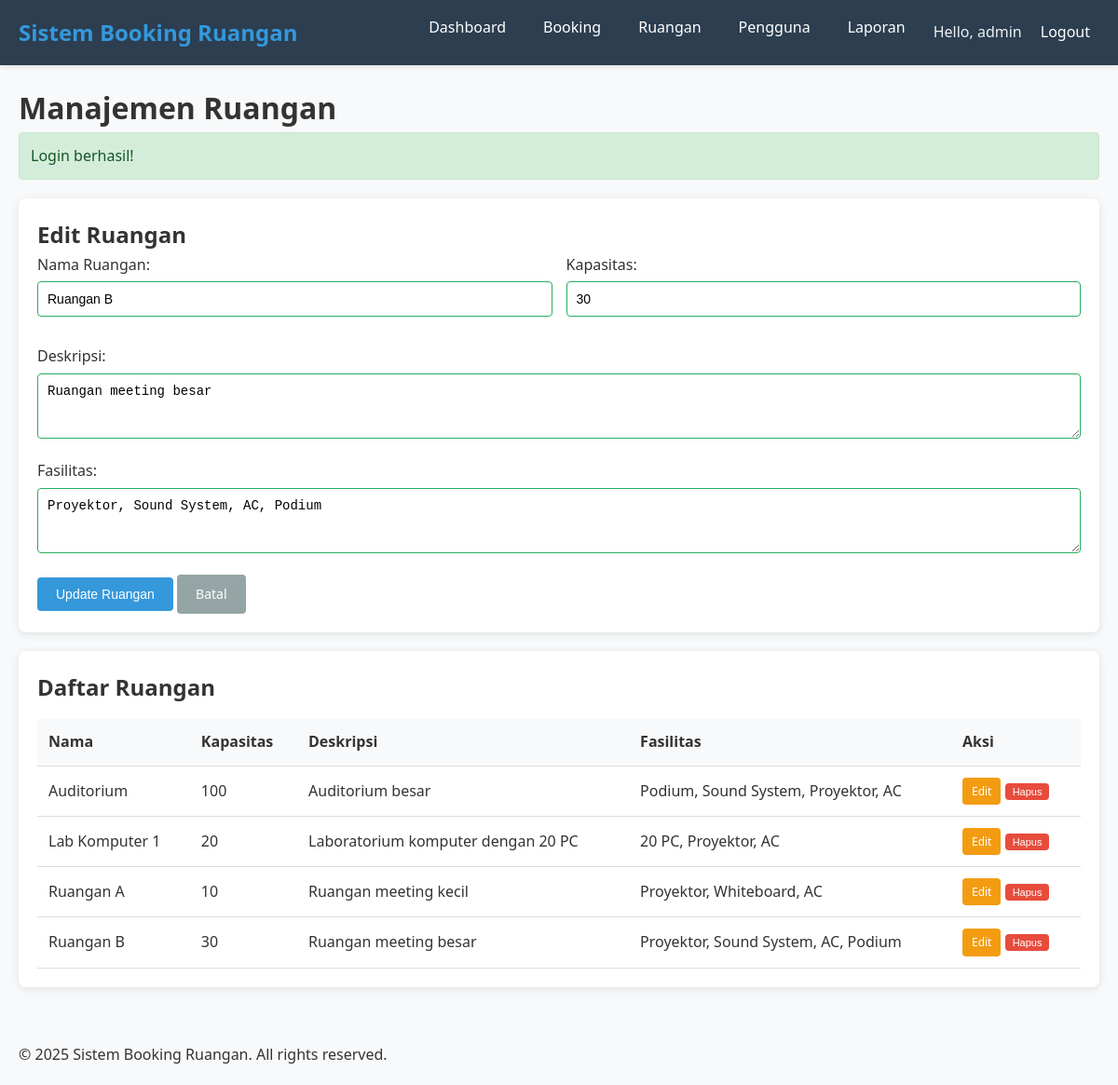
/rooms.php?action=edit&id=2 (signed in), run on the app's committed database.
### tables this page shows
CREATE TABLE rooms (
    id INT AUTO_INCREMENT PRIMARY KEY,
    name VARCHAR(100) NOT NULL,
    description TEXT,
    capacity INT NOT NULL,
    facilities TEXT,
    created_at TIMESTAMP DEFAULT CURRENT_TIMESTAMP,
    updated_at TIMESTAMP DEFAULT CURRENT_TIMESTAMP ON UPDATE CURRENT_TIMESTAMP
);

### models/Room.php (called while the page is built, shortened)
<?php
class Room {
    private $conn;
    private $table_name = "rooms";
    public $id;
    public function __construct($db) {
        $this->conn = $db;
    }
    public function read() {
        $query = "SELECT * FROM " . $this->table_name . " ORDER BY name";
        $stmt = $this->conn->prepare($query);
        $stmt->execute();
        return $stmt;
    }
    public function getById() {
        $query = "SELECT * FROM " . $this->table_name . " WHERE id = ? LIMIT 0,1";
        $stmt = $this->conn->prepare($query);
        $stmt->bindParam(1, $this->id);
        $stmt->execute();
        $row = $stmt->fetch(PDO::FETCH_ASSOC);
        if ($row) {
            $this->id = $row['id'];
            $this->name = $row['name'];
            $this->description = $row['description'];
            $this->capacity = $row['capacity'];
            $this->facilities = $row['facilities'];
            return true;
        }
        return false;
    }
}
?>

### includes/functions.php (called while the page is built, shortened)
<?php
function e($string) {
    return htmlspecialchars($string, ENT_QUOTES, 'UTF-8');
}
?>

### rooms.php (the view, shortened to what this page needs)
<?php
include_once 'includes/functions.php';
include_once 'models/Room.php';
$database = new Database();
$db = $database->getConnection();
$room = new Room($db);
$action = isset($_GET['action']) ? $_GET['action'] : '';
$id = isset($_GET['id']) ? $_GET['id'] : '';
$edit_room = null;
if ($action == 'edit' && $id) {
    $room->id = $id;
    if ($room->getById()) {
        $edit_room = [
            'id' => $room->id,
            'name' => $room->name,
            'description' => $room->description,
            'capacity' => $room->capacity,
            'facilities' => $room->facilities
        ];
    } else {
        $_SESSION['flash_error'] = "Ruangan tidak ditemukan.";
        header("Location: rooms.php");
        exit();
    }
}
$rooms = $room->read();
include 'views/header.php';
?>
<div class="container">
    <h1>Manajemen Ruangan</h1>
    <?php include 'views/flash_messages.php'; ?>
    <div class="card">
        <h2><?php echo $edit_room ? 'Edit Ruangan' : 'Tambah Ruangan Baru'; ?></h2>
        <form method="post" id="roomForm">
            <div class="form-row">
                <div class="form-group">
                    <label for="name">Nama Ruangan:</label>
                    <input type="text" id="name" name="name"
                           value="<?php echo $edit_room ? e($edit_room['name']) : ''; ?>" required
                           maxlength="100">
                </div>
                <div class="form-group">
                    <label for="capacity">Kapasitas:</label>
                    <input type="number" id="capacity" name="capacity"
                           value="<?php echo $edit_room ? e($edit_room['capacity']) : ''; ?>" required
                           min="1" max="1000">
                </div>
            </div>
            <div class="form-group">
                <label for="description">Deskripsi:</label>
                <textarea id="description" name="description" rows="3"
                          placeholder="Deskripsi ruangan..."><?php echo $edit_room ? e($edit_room['description']) : ''; ?></textarea>
            </div>
            <div class="form-group">
                <label for="facilities">Fasilitas:</label>
                <textarea id="facilities" name="facilities" rows="3"
                          placeholder="Fasilitas yang tersedia (pisahkan dengan koma)"><?php echo $edit_room ? e($edit_room['facilities']) : ''; ?></textarea>
            </div>
            <button type="submit" class="btn-primary">
                <?php echo $edit_room ? 'Update Ruangan' : 'Tambah Ruangan'; ?>
            </button>
            <?php if ($edit_room): ?>
            <a href="rooms.php" class="btn-secondary">Batal</a>
            <?php endif; ?>
        </form>
    </div>
    <div class="card">
        <h2>Daftar Ruangan</h2>
        <?php if ($rooms->rowCount() > 0): ?>
        <div class="table-responsive">
            <table>
                <thead>
                    <tr>
                        <th>Nama</th>
                        <th>Kapasitas</th>
                        <th>Deskripsi</th>
                        <th>Fasilitas</th>
                        <th>Aksi</th>
                    </tr>
                </thead>
                <tbody>
                    <?php while ($room_row = $rooms->fetch(PDO::FETCH_ASSOC)): ?>
                    <tr>
                        <td><?php echo e($room_row['name']); ?></td>
                        <td><?php echo e($room_row['capacity']); ?></td>
                        <td><?php echo e($room_row['description']); ?></td>
                        <td><?php echo e($room_row['facilities']); ?></td>
                        <td>
                            <a href="rooms.php?action=edit&id=<?php echo e($room_row['id']); ?>"
                               class="btn-warning btn-sm">Edit</a>
                            <form method="post" class="inline-form"
                                  onsubmit="return confirm('Apakah Anda yakin ingin menghapus ruangan ini?');">
                                <button type="submit" class="btn-danger btn-sm">Hapus</button>
                            </form>
                        </td>
                    </tr>
                    <?php endwhile; ?>
                </tbody>
            </table>
        </div>
        <?php else: ?>
        <p>Belum ada ruangan yang terdaftar.</p>
        <?php endif; ?>
    </div>
</div>
<?php include 'views/footer.php'; ?>

### assets/css/style.css (style rules this page uses)
* { margin: 0; padding: 0; box-sizing: border-box; }
body { font-family: 'Segoe UI', Tahoma, Geneva, Verdana, sans-serif; line-height: 1.6; color: #333; background-color: #f8f9fa; }
.container { max-width: 1200px; margin: 0 auto; padding: 20px; }
.card { background: white; border-radius: 8px; padding: 20px; margin-bottom: 20px; box-shadow: 0 2px 10px rgba(0,0,0,0.1); }
.form-group { margin-bottom: 15px; }
.form-row { display: flex; gap: 15px; margin-bottom: 15px; }
.form-row .form-group { flex: 1; }
label { display: block; margin-bottom: 5px; font-weight: 500; }
input, select, textarea { width: 100%; padding: 10px; border: 1px solid #ddd; border-radius: 4px; font-size: 14px; }
.btn-primary { background: #3498db; color: white; padding: 10px 20px; border: none; border-radius: 4px; cursor: pointer; font-size: 14px; transition: background-color 0.3s; }
.btn-danger { background: #e74c3c; color: white; padding: 5px 10px; border: none; border-radius: 4px; cursor: pointer; font-size: 12px; }
.btn-sm { padding: 3px 8px; font-size: 11px; }
.table-responsive { overflow-x: auto; }
table { width: 100%; border-collapse: collapse; margin-top: 15px; }
th, td { padding: 12px; text-align: left; border-bottom: 1px solid #ddd; }
th { background-color: #f8f9fa; font-weight: 600; }
.inline-form { display: inline-block; margin-right: 5px; }
.btn-secondary { background: #95a5a6; color: white; padding: 10px 20px; border: none; border-radius: 4px; cursor: pointer; font-size: 14px; text-decoration: none; display: inline-block; text-align: center; }
.btn-warning { background: #f39c12; color: white; padding: 5px 10px; border: none; border-radius: 4px; cursor: pointer; font-size: 12px; text-decoration: none; display: inline-block; }
input:valid, select:valid, textarea:valid { border-color: #27ae60; }
.table-responsive { position: relative; }
a { color: #3498db; text-decoration: none; }

### data on the page
rooms: name "Ruangan B", capacity "30", description "Ruangan meeting besar", facilities "Proyektor, Sound System, AC, Podium"
rooms: name "Auditorium", capacity "100", description "Auditorium besar", facilities "Podium, Sound System, Proyektor, AC"
rooms: name "Lab Komputer 1", capacity "20", description "Laboratorium komputer dengan 20 PC", facilities "20 PC, Proyektor, AC"
rooms: name "Ruangan A", capacity "10", description "Ruangan meeting kecil", facilities "Proyektor, Whiteboard, AC"

### other printed values
APP_NAME "Sistem Booking Ruangan"
$_SESSION['username'] "admin"
$_SESSION['flash_success'] "Login berhasil!"
